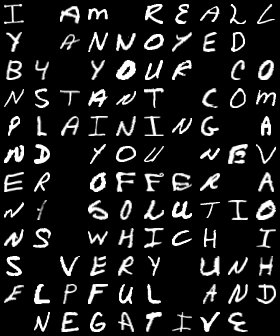
#> input picture Sentimental_analysis_and_text_prediction/target_images/line_1.png, 280 x 336 px, found by its file name; its folder holds 4 pictures in this run
$ python image_breaking.py
#> lines starting #> are read from the running program, lines starting #| are printed output that depends on the picture
import numpy as np
import pandas as pd
import cv2
import os

for x in range(1, 7):
    image_path = f"/home/rishitha/epoch_tasks/sentimental_analysis/target_images/line_{x}.png"
    img = cv2.imread(image_path)
#> img is the input picture: shape (336, 280, 3); min 0, max 255, mean 30.6
    img = cv2.cvtColor(img, cv2.COLOR_BGR2GRAY)
#> img: shape (336, 280)


    i = 0
    j = 0
    letter_number=0
    os.mkdir(f"text_sentence_{x}")
    while True:
        if j + 28 < img.shape[0]:
            if i + 28 >= img.shape[1]:
                img_crop = img[j:j + 28, i:img.shape[1]]
                j += 28
                i = 0
            else:
                img_crop = img[j:j + 28, i:i + 28]
                i += 28
        else:
            if i + 28 > img.shape[1]:
                img_crop = img[j:img.shape[0], i:img.shape[1]]

                break
            else:
                img_crop = img[j:img.shape[0], i:i + 28]
                i += 28
        cv2.imwrite(f'text_sentence_{x}/file_name{letter_number}.png', img_crop)
        letter_number += 1
#> this loop made 121 passes
#> pass 1, `img_crop = img[j:j + 28, i:i + 28]`:
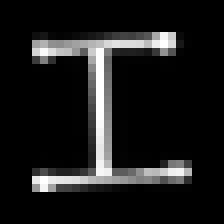
#> img_crop: shape (28, 28) (shown 8 times larger); min 0, max 255, mean 26.7
#> pass 3, `img_crop = img[j:j + 28, i:i + 28]`:
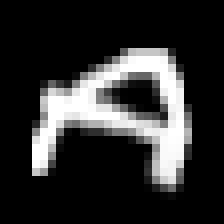
#> img_crop: shape (28, 28) (shown 8 times larger); min 0, max 255, mean 47.8
#> after the loop, i = 280; j = 308; letter_number = 120
#> pass 2 of the loop `for x in range(1, 7):`:
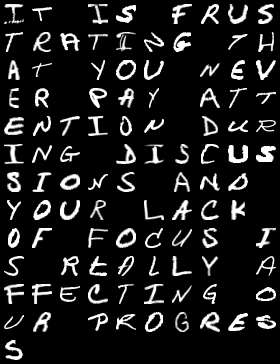
#> input picture Sentimental_analysis_and_text_prediction/target_images/line_2.png, 280 x 364 px, found by its file name
#> img is the input picture: shape (364, 280, 3); min 0, max 255, mean 29.4
#> img: shape (364, 280)
#> the loop `while True:` made 131 passes
#> pass 1, `img_crop = img[j:j + 28, i:i + 28]`:
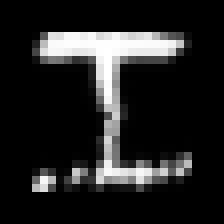
#> img_crop: shape (28, 28) (shown 8 times larger); min 0, max 255, mean 34.5
#> pass 2, `img_crop = img[j:j + 28, i:i + 28]`:
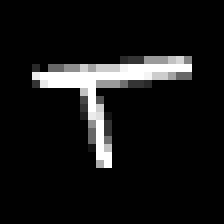
#> img_crop: shape (28, 28) (shown 8 times larger); min 0, max 255, mean 21.2
#> after the loop `while True:`: i = 280; j = 336; letter_number = 130
#> pass 3 of the loop `for x in range(1, 7):`:
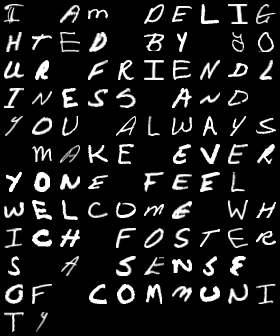
#> input picture Sentimental_analysis_and_text_prediction/target_images/line_3.png, 280 x 336 px, found by its file name
#> img is the input picture: shape (336, 280, 3); min 0, max 255, mean 28.8
#> img: shape (336, 280)
#> the loop `while True:` made 121 passes
#> pass 1, `img_crop = img[j:j + 28, i:i + 28]`:
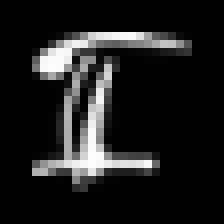
#> img_crop: shape (28, 28) (shown 8 times larger); min 0, max 253, mean 30
#> pass 3, `img_crop = img[j:j + 28, i:i + 28]`:
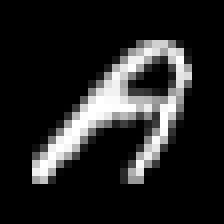
#> img_crop: shape (28, 28) (shown 8 times larger); min 0, max 255, mean 36.4
#> after the loop `while True:`: i = 280; j = 308; letter_number = 120
#> (the run stopped early here; a loop or call above may not have finished)
